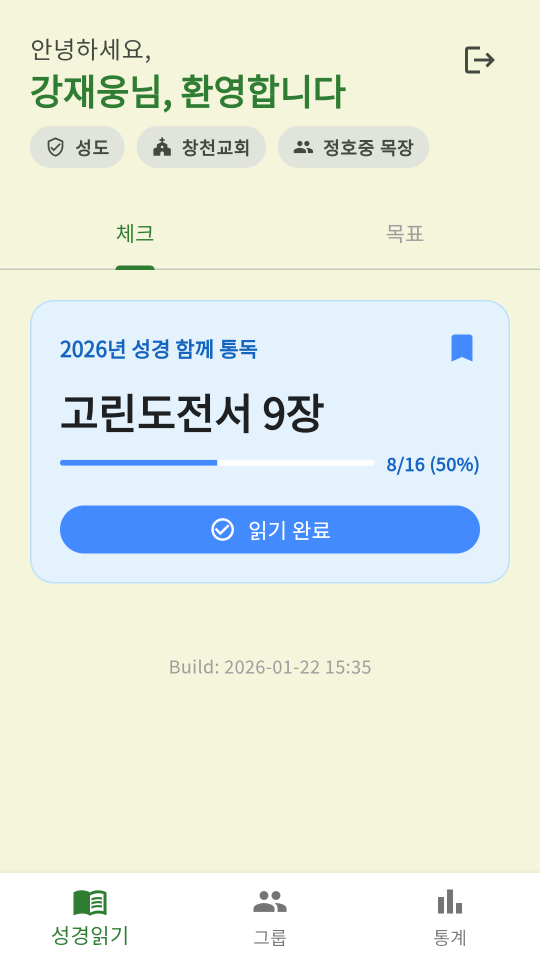
#> input picture app/screenshots/android/phone/02_home.png, 1080 x 1920 px, found by its file name (shown at 1/2 size)
$ python create_feature_graphic.py
#> lines starting #> are read from the running program, lines starting #| are printed output that depends on the picture
from PIL import Image, ImageDraw, ImageFont, ImageFilter

def create_gradient(width, height, start_color, end_color):
#> called with width = 1024, height = 500, start_color = (245, 245, 220), end_color = (156, 175, 136)
    base = Image.new('RGB', (width, height), start_color)
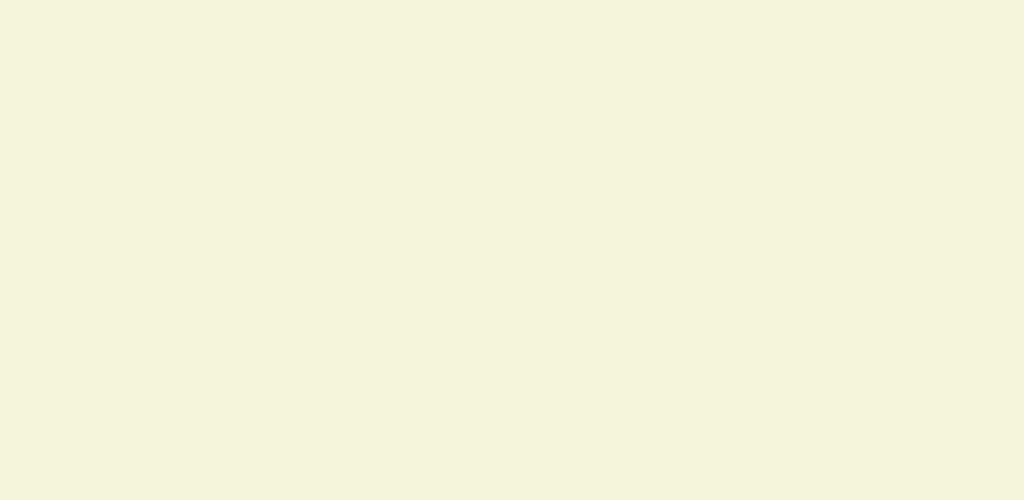
#> base: PIL image 1024x500 RGB; mean R, G, B 245, 245, 220
    top = Image.new('RGB', (width, height), end_color)
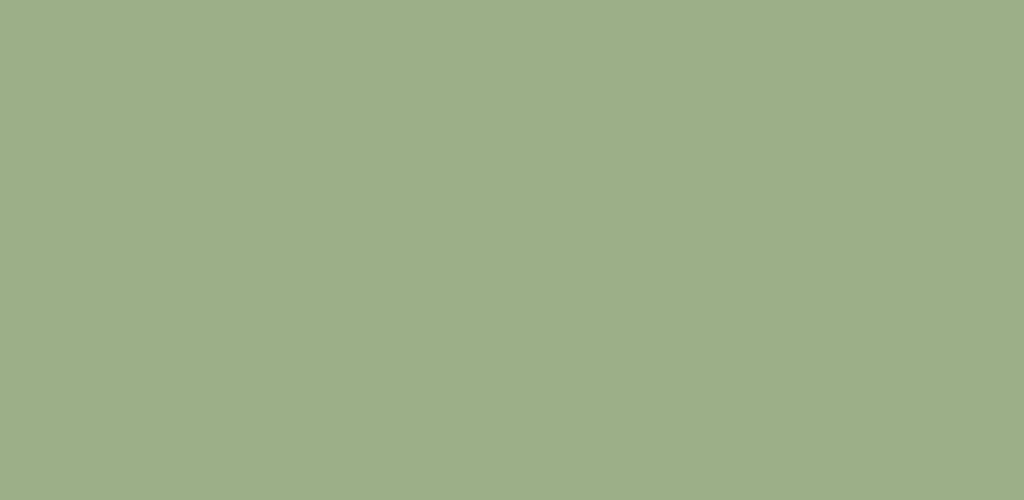
#> top: PIL image 1024x500 RGB; mean R, G, B 156, 175, 136
    mask = Image.new('L', (width, height))
#> mask: PIL image 1024x500 L; every value is 0
    mask_data = []
    for y in range(height):
        for x in range(width):
            mask_data.append(int(255 * (x / width))) # Horizontal gradient
    mask.putdata(mask_data)
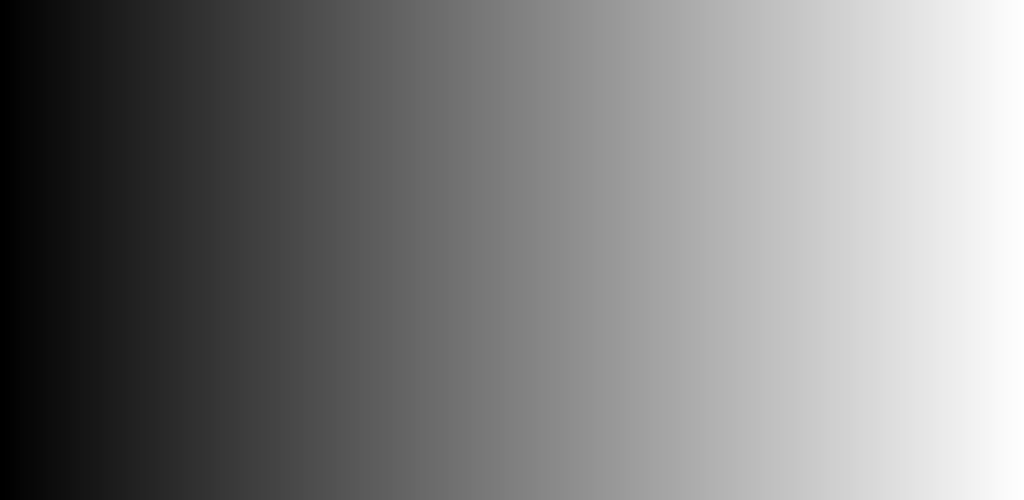
#> mask: PIL image 1024x500 L; min 0, max 254, mean 126.9
    base.paste(top, (0, 0), mask)
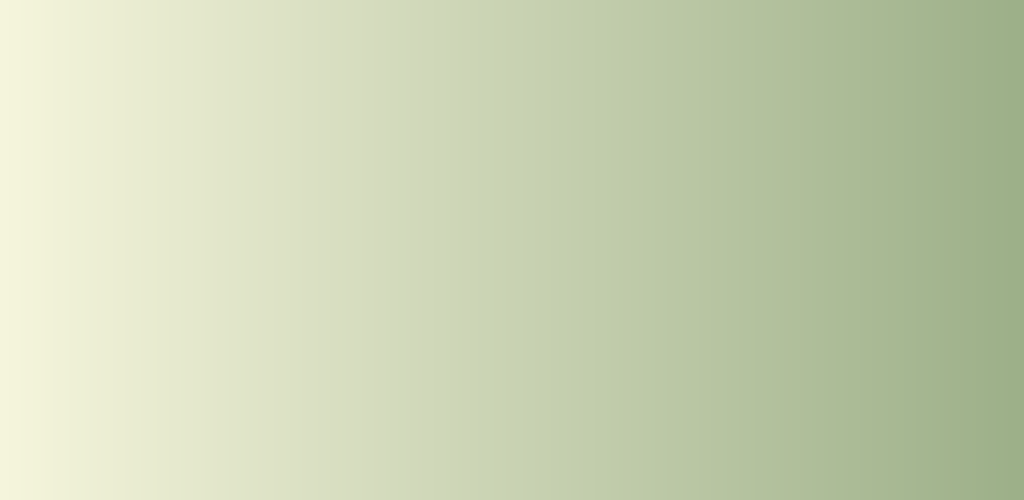
#> base: PIL image 1024x500 RGB; mean R, G, B 200.7, 210.2, 178.2
    return base

# Config
WIDTH = 1024
HEIGHT = 500
BG_START = (245, 245, 220) # Beige
BG_END = (156, 175, 136)   # Sage Green
ICON_PATH = '/Users/jwkang/dev/cclab/app/ios/Runner/Assets.xcassets/AppIcon.appiconset/Icon-App-1024x1024@1x.png'
SCREEN1_PATH = '/Users/jwkang/dev/cclab/app/screenshots/android/phone/02_home.png'
SCREEN2_PATH = '/Users/jwkang/dev/cclab/app/screenshots/android/phone/04_statistics.png'
OUTPUT_PATH = '/Users/jwkang/Downloads/WithBible_Feature_Graphic_Final.png'
PROJECT_PATH = '/Users/jwkang/dev/cclab/app/screenshots/android/feature_graphic_1024x500.png'

# 1. Create Background
canvas = create_gradient(WIDTH, HEIGHT, BG_START, BG_END)

# 2. Place Icon (Left)
try:
    icon = Image.open(ICON_PATH).convert("RGBA")
    # Resize icon to 300x300
    icon = icon.resize((300, 300), Image.Resampling.LANCZOS)

    # Add shadow to icon
    shadow = Image.new('RGBA', icon.size, (0, 0, 0, 0))
    shadow_draw = ImageDraw.Draw(shadow)
    shadow_draw.ellipse((10, 280, 290, 300), fill=(0, 0, 0, 50))
    shadow = shadow.filter(ImageFilter.GaussianBlur(10))

    # Paste icon at (100, 100)
    canvas.paste(shadow, (100, 100), shadow)
    canvas.paste(icon, (100, 100), icon)

except Exception as e:
    print(f"Error loading icon: {e}")

# 3. Place Screenshots (Right)
try:
    # Load screenshots
    scr1 = Image.open(SCREEN1_PATH).convert("RGBA")
    scr2 = Image.open(SCREEN2_PATH).convert("RGBA")
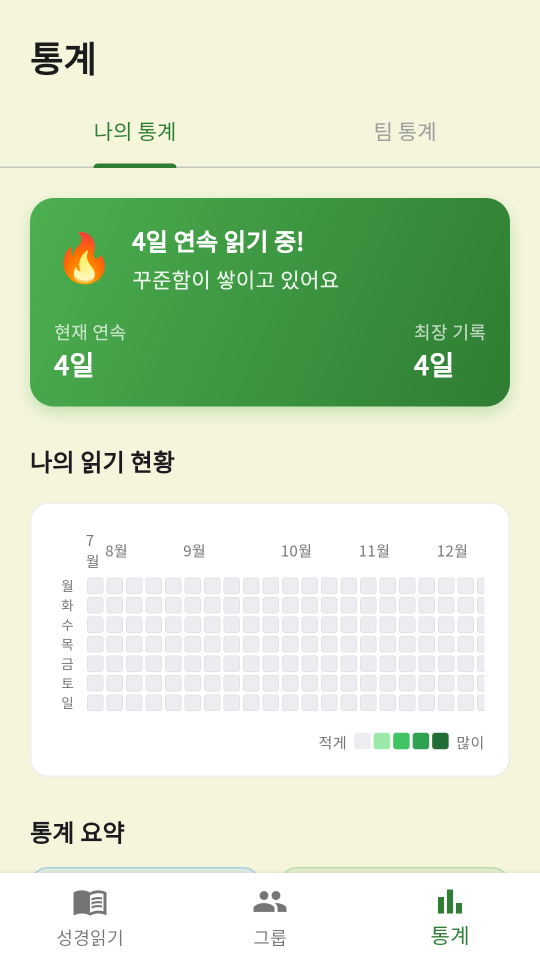
#> input picture app/screenshots/android/phone/04_statistics.png, 1080 x 1920 px, found by its file name (shown at 1/2 size)

    # Resize screenshots (maintain aspect ratio, height 350)
    target_h = 350
    ratio1 = target_h / scr1.height
#> ratio1 = 0.182
    ratio2 = target_h / scr2.height
#> ratio2 = 0.182

    scr1 = scr1.resize((int(scr1.width * ratio1), target_h), Image.Resampling.LANCZOS)
#> scr1: PIL image 196x350 RGBA
    scr2 = scr2.resize((int(scr2.width * ratio2), target_h), Image.Resampling.LANCZOS)
#> scr2: PIL image 196x350 RGBA

    # Add simple border/shadow to screenshots
    def add_border(img):
        bg = Image.new('RGBA', (img.width + 20, img.height + 20), (50, 50, 50, 100)) # Shadow
        bg.paste((255, 255, 255), (2, 2, img.width+18, img.height+18)) # Border
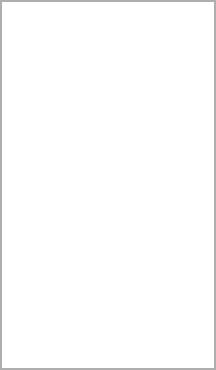
#> bg: PIL image 216x370 RGBA; mean R, G, B, A 249, 249, 249, 250.5; transparent parts drawn white
        bg.paste(img, (10, 10))
        return bg

    scr1_framed = add_border(scr1)
    scr2_framed = add_border(scr2)

    # Paste screenshots
    # Screen 2 (Back)
    canvas.paste(scr2_framed, (700, 75), scr2_framed)
    # Screen 1 (Front)
    canvas.paste(scr1_framed, (500, 75), scr1_framed)
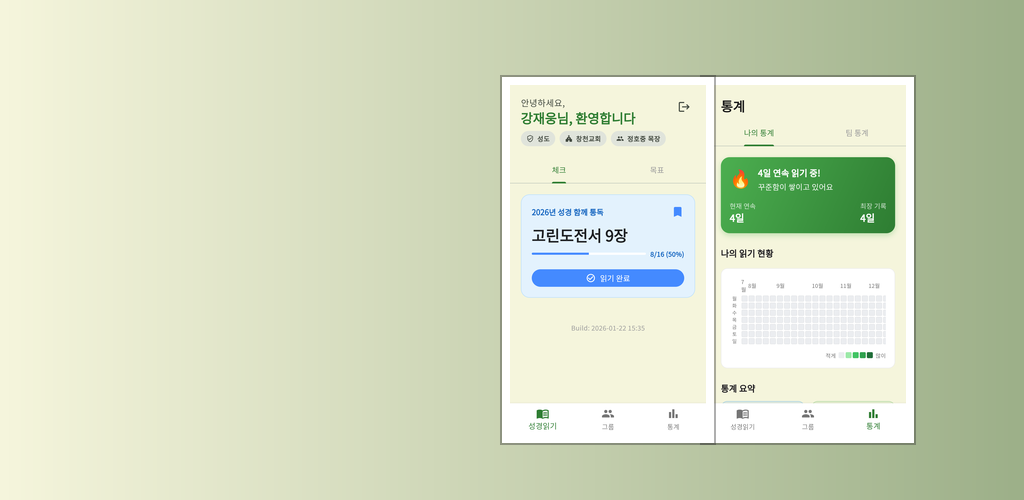
#> canvas: PIL image 1024x500 RGB; mean R, G, B 211.7, 220.5, 194

except Exception as e:
    print(f"Error loading screenshots: {e}")

# 4. Add Text (Optional - if font available, otherwise skip or draw simple)
# Simplest way to add text without specific font file is tricky.
# We'll stick to visual elements (Icon + Screens) which is cleaner.

# Save
canvas.save(OUTPUT_PATH)
canvas.save(PROJECT_PATH)
print(f"saved to {OUTPUT_PATH}")
